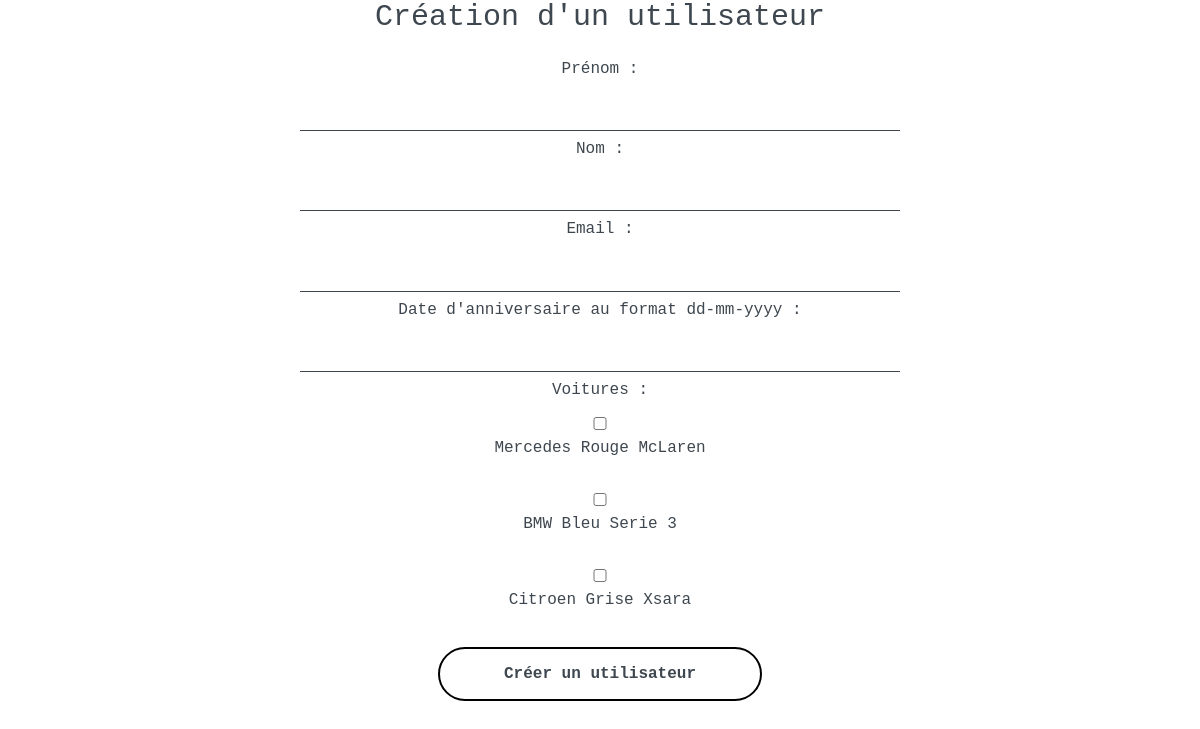
/class/Views/Users/users_create.php, run on the app's committed database.
### tables this page shows
CREATE TABLE `cars` (
  `id` int AUTO_INCREMENT NOT NULL,
  `brand`varchar(255) NOT NULL,
  `color` varchar(255) NOT NULL,
  `model` varchar(255) NOT NULL,
  PRIMARY KEY (`id`)
);

### class/Services/DataBaseService.php (called while the page is built, shortened)
<?php
class DataBaseService
{
    private $connection;
    public function __construct()
    {
        try {
            $this->connection = new PDO(
                'mysql:host=' . self::HOST . ';port=' . self::PORT . ';dbname=' . self::DATABASE_NAME,
                self::MYSQL_USER,
                self::MYSQL_PASSWORD
            );
            $this->connection->exec('SET CHARACTER SET utf8');
        } catch (Exception $e) {
            echo 'Erreur : ' . $e->getMessage();
        }
    }
    public function getCars(): array
    {
        $cars = [];
        $sql = 'SELECT * FROM cars';
        $query = $this->connection->query($sql);
        $results = $query->fetchAll(PDO::FETCH_ASSOC);
        if (!empty($results)) {
            $cars = $results;
        }
        return $cars;
    }
}

### class/Services/CarsService.php (called while the page is built, shortened)
<?php
class CarsService
{
    public function getCars(): array
    {
        $cars = [];
        $dataBaseService = new DataBaseService();
        $carsDTO = $dataBaseService->getCars();
        if (!empty($carsDTO)) {
            foreach ($carsDTO as $carDTO) {
                $car = new Car();
                $car->setId($carDTO['id']);
                $car->setBrand($carDTO['brand']);
                $car->setColor($carDTO['color']);
                $car->setModel($carDTO['model']);
                $cars[] = $car;
            }
        }
        return $cars;
    }
}

### class/Entities/Car.php (called while the page is built, shortened)
<?php
class Car
{
    private $id;
    private $brand;
    private $color;
    private $model;
    public function getId(): string
    {
        return $this->id;
    }
    public function getBrand(): string
    {
        return $this->brand;
    }
    public function getColor(): string
    {
        return $this->color;
    }
    public function getModel(): string
    {
        return $this->model;
    }
    public function setId(string $id): void
    {
        $this->id = $id;
    }
    public function setBrand(string $brand): void
    {
        $this->brand = $brand;
    }
    public function setColor(string $color): void
    {
        $this->color = $color;
    }
    public function setModel(string $model): void
    {
        $this->model = $model;
    }
}

### class/Views/Users/users_create.php (the view, shortened to what this page needs)
<?php
$carsService = new CarsService();
$cars = $carsService->getCars();
?>
<link rel="stylesheet" href="../../CSS/views.css">
<form method="post" action="users_create.php" name ="userCreateForm">
<p>Création d'un utilisateur</p>
    <label for="firstname">Prénom :</label>
    <input type="text" name="firstname">
    <br />
    <label for="lastname">Nom :</label>
    <input type="text" name="lastname">
    <br />
    <label for="email">Email :</label>
    <input type="text" name="email">
    <br />
    <label for="birthday">Date d'anniversaire au format dd-mm-yyyy :</label>
    <input type="text" name="birthday">
    <br />
    <label for="cars">Voitures :</label>
    <?php foreach ($cars as $car): ?>
    <br/>
    <?php $carName = $car->getBrand() . ' ' . $car->getColor() . ' ' . $car->getModel(); ?>
    <br />
    <input type="checkbox" name="cars[]" value="<?php echo $car->getId();?>"> <?php echo $carName; ?>
    <br />
    <?php endforeach; ?>
    <input  id='bouton' type="submit" value="Créer un utilisateur">
</form>

### class/CSS/views.css (style rules this page uses)
* { padding: 0; margin: 0; box-sizing: border-box; font-family: 'Space Mono', monospace; color: #3E474F; }
form { width: 100%; max-width: 600px; margin: auto; text-align: center; }
p { margin: 0 0 .85em 0; font-weight: 100; font-size: 30px; }
label { width: 100%; height: 50px; user-select: none; }
input { width: 100%; background: transparent; border: 0; border-bottom: 1px solid; padding: 1em 0 .8em; text-align: center; font-size: 18px; font-family: inherit; font-weight: 300; line-height: 1; color: inherit; outline: none; margin: 0 0 .50em 0; }
#bouton { all: unset; margin-top: 2.4em; background: transparent; border: 2px solid black; padding: 1em 4em; border-radius: 50px; cursor: pointer; display: inline-block; font-weight: 700; position: relative; transition: all 300ms ease; }

### data on the page
cars: carName "Mercedes Rouge McLaren"
cars: carName "BMW Bleu Serie 3"
cars: carName "Citroen Grise Xsara"
